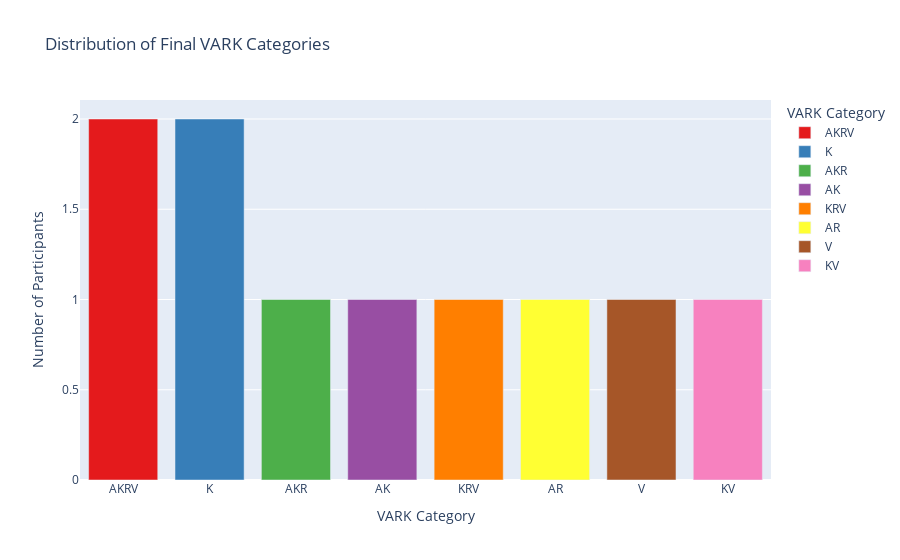

The code cell stored with this chart in its notebook:
### Code cell
vark_counts = data['Final_VARK'].value_counts().reset_index()
vark_counts.columns = ['Final_VARK', 'Count']  # Rename columns for clarity

# Plot the bar chart using Plotly
fig = px.bar(vark_counts, x='Final_VARK', y='Count', 
             title="Distribution of Final VARK Categories", 
             labels={'Final_VARK': 'VARK Category', 'Count': 'Number of Participants'},
             color='Final_VARK', color_discrete_sequence=px.colors.qualitative.Set1)

# Show the plot
fig.show()

### Figure 1 — Plotly figure (JSON) as saved in the notebook; plotly's stock layout.template omitted (floating-point values rounded to 4 significant figures)
{"data": [{"alignmentgroup": "True", "hovertemplate": "VARK Category=%{x}<br>Number of Participants=%{y}<extra></extra>", "legendgroup": "AKRV", "marker": {"color": "rgb(228,26,28)", "pattern": {"shape": ""}}, "name": "AKRV", "offsetgroup": "AKRV", "orientation": "v", "showlegend": true, "textposition": "auto", "type": "bar", "x": ["AKRV"], "xaxis": "x", "y": [2], "yaxis": "y"}, {"alignmentgroup": "True", "hovertemplate": "VARK Category=%{x}<br>Number of Participants=%{y}<extra></extra>", "legendgroup": "K", "marker": {"color": "rgb(55,126,184)", "pattern": {"shape": ""}}, "name": "K", "offsetgroup": "K", "orientation": "v", "showlegend": true, "textposition": "auto", "type": "bar", "x": ["K"], "xaxis": "x", "y": [2], "yaxis": "y"}, {"alignmentgroup": "True", "hovertemplate": "VARK Category=%{x}<br>Number of Participants=%{y}<extra></extra>", "legendgroup": "AKR", "marker": {"color": "rgb(77,175,74)", "pattern": {"shape": ""}}, "name": "AKR", "offsetgroup": "AKR", "orientation": "v", "showlegend": true, "textposition": "auto", "type": "bar", "x": ["AKR"], "xaxis": "x", "y": [1], "yaxis": "y"}, {"alignmentgroup": "True", "hovertemplate": "VARK Category=%{x}<br>Number of Participants=%{y}<extra></extra>", "legendgroup": "AK", "marker": {"color": "rgb(152,78,163)", "pattern": {"shape": ""}}, "name": "AK", "offsetgroup": "AK", "orientation": "v", "showlegend": true, "textposition": "auto", "type": "bar", "x": ["AK"], "xaxis": "x", "y": [1], "yaxis": "y"}, {"alignmentgroup": "True", "hovertemplate": "VARK Category=%{x}<br>Number of Participants=%{y}<extra></extra>", "legendgroup": "KRV", "marker": {"color": "rgb(255,127,0)", "pattern": {"shape": ""}}, "name": "KRV", "offsetgroup": "KRV", "orientation": "v", "showlegend": true, "textposition": "auto", "type": "bar", "x": ["KRV"], "xaxis": "x", "y": [1], "yaxis": "y"}, {"alignmentgroup": "True", "hovertemplate": "VARK Category=%{x}<br>Number of Participants=%{y}<extra></extra>", "legendgroup": "AR", "marker": {"color": "rgb(255,255,51)", "pattern": {"shape": ""}}, "name": "AR", "offsetgroup": "AR", "orientation": "v", "showlegend": true, "textposition": "auto", "type": "bar", "x": ["AR"], "xaxis": "x", "y": [1], "yaxis": "y"}, {"alignmentgroup": "True", "hovertemplate": "VARK Category=%{x}<br>Number of Participants=%{y}<extra></extra>", "legendgroup": "V", "marker": {"color": "rgb(166,86,40)", "pattern": {"shape": ""}}, "name": "V", "offsetgroup": "V", "orientation": "v", "showlegend": true, "textposition": "auto", "type": "bar", "x": ["V"], "xaxis": "x", "y": [1], "yaxis": "y"}, {"alignmentgroup": "True", "hovertemplate": "VARK Category=%{x}<br>Number of Participants=%{y}<extra></extra>", "legendgroup": "KV", "marker": {"color": "rgb(247,129,191)", "pattern": {"shape": ""}}, "name": "KV", "offsetgroup": "KV", "orientation": "v", "showlegend": true, "textposition": "auto", "type": "bar", "x": ["KV"], "xaxis": "x", "y": [1], "yaxis": "y"}], "layout": {"barmode": "relative", "legend": {"title": {"text": "VARK Category"}, "tracegroupgap": 0}, "title": {"text": "Distribution of Final VARK Categories"}, "xaxis": {"anchor": "y", "categoryarray": ["AKRV", "K", "AKR", "AK", "KRV", "AR", "V", "KV"], "categoryorder": "array", "domain": [0, 1], "title": {"text": "VARK Category"}}, "yaxis": {"anchor": "x", "domain": [0, 1], "title": {"text": "Number of Participants"}}}}
